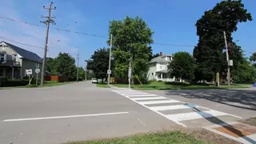
#> input picture backend/first_frame_new_upload.jpg, 256 x 144 px
$ python -i detector.py   (imports and definitions only)
#> lines starting #> are read from the running program, lines starting #| are printed output that depends on the picture
#> further down, picture is the input picture: shape (144, 256, 3); mean B, G, R 133.2, 124.7, 110.4
"""
High-Speed Object Detection Engine for Smart City Traffic & Crosswalk Analytics
Features Ultralytics YOLO with 640x640 letterbox scaling and computer vision contour fallback,
ensuring real-time 30+ FPS processing on both Edge GPUs and CPUs.
"""
import cv2
import numpy as np
import time
from typing import List, Dict, Any, Tuple

TARGET_CLASSES = [
    {"id": 0, "name": "pedestrian", "coco_id": 0, "color": (16, 185, 129)},
    {"id": 1, "name": "bicycle", "coco_id": 1, "color": (6, 182, 212)},
    {"id": 2, "name": "car", "coco_id": 2, "color": (59, 130, 246)},
    {"id": 3, "name": "motorcycle", "coco_id": 3, "color": (245, 158, 11)},
    {"id": 4, "name": "bus", "coco_id": 5, "color": (139, 92, 246)},
    {"id": 5, "name": "truck", "coco_id": 7, "color": (236, 72, 153)}
]

COCO_TO_TARGET = {
    0: "pedestrian",
    1: "bicycle",
    2: "car",
    3: "motorcycle",
    5: "bus",
    7: "truck"
}

class TrafficDetector:
    def __init__(self, model_name: str = "yolov8n.pt", confidence_thresh: float = 0.20):
#> called with model_name = 'yolov8n.pt', confidence_thresh = 0.2
        self.model_name = model_name
        self.confidence_thresh = confidence_thresh
        self.yolo = None
        self.bg_subtractor = None
        self.frame_idx = 0
        self._init_yolo()
#> (the call stopped at in _init_yolo, `self.yolo = YOLO(self.model_name)`: ultralytics is not available in this run)

    def _init_yolo(self):
        try:
            from ultralytics import YOLO
            self.yolo = YOLO(self.model_name)
            print(f"[Detector] Ultralytics YOLO '{self.model_name}' ready.")
        except Exception as e:
            print(f"[Detector] YOLO unavailable ({e}), initializing fallback mode.")
            self.yolo = None
            self.bg_subtractor = cv2.createBackgroundSubtractorMOG2(history=300, varThreshold=30, detectShadows=False)

    def detect(self, frame: np.ndarray) -> List[Dict[str, Any]]:
        self.frame_idx += 1
        h_orig, w_orig = frame.shape[:2]
#> h_orig = 144; w_orig = 256
        detections: List[Dict[str, Any]] = []

        # 1. Ultralytics YOLO inference (Primary high-accuracy detector)
        if self.yolo is not None:
            try:
                results = self.yolo(
                    frame,
                    imgsz=640,
                    classes=[0, 1, 2, 3, 5, 7],
                    conf=self.confidence_thresh,
                    verbose=False
                )
                if results and len(results) > 0:
                    for box in results[0].boxes:
                        cls_id = int(box.cls[0].item())
                        conf = float(box.conf[0].item())
                        xyxy = box.xyxy[0].tolist()
                        class_name = COCO_TO_TARGET.get(cls_id, "car")

                        # Reject degenerate / tiny boxes (e.g. noise less than 14x14 px)
                        bw = xyxy[2] - xyxy[0]
                        bh = xyxy[3] - xyxy[1]
                        if bw < 14 or bh < 14:
                            continue

                        detections.append({
                            "bbox": [round(c, 1) for c in xyxy],
                            "score": round(conf, 2),
                            "class_name": class_name
                        })

                # Always return YOLO detections (empty list if scene is clear - no fake objects)
                return detections
            except Exception as err:
                print(f"[Detector] YOLO inference error on frame {self.frame_idx}: {err}")
                return []

        # 2. Strict Fallback Mode (Only active if Ultralytics YOLO failed to load)
        if self.bg_subtractor is None:
            self.bg_subtractor = cv2.createBackgroundSubtractorMOG2(history=300, varThreshold=30, detectShadows=False)

        small = cv2.resize(frame, (640, 360))
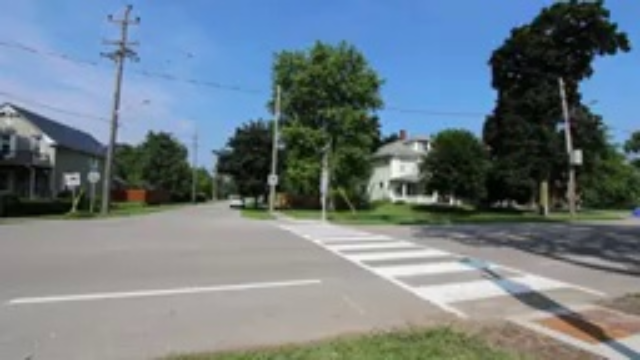
#> small: shape (360, 640, 3); mean B, G, R 133.1, 124.6, 110.3
        gray = cv2.cvtColor(small, cv2.COLOR_BGR2GRAY)
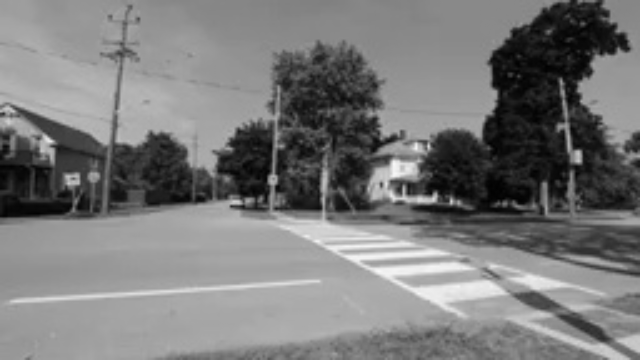
#> gray: shape (360, 640); min 1, max 248, mean 121.3
        fg_mask = self.bg_subtractor.apply(gray)
#> fg_mask: shape (360, 640); every value is 255

        kernel = cv2.getStructuringElement(cv2.MORPH_RECT, (5, 5))
        fg_mask = cv2.morphologyEx(fg_mask, cv2.MORPH_OPEN, kernel)
        fg_mask = cv2.dilate(fg_mask, kernel, iterations=2)

        contours, _ = cv2.findContours(fg_mask, cv2.RETR_EXTERNAL, cv2.CHAIN_APPROX_SIMPLE)
#> contours = [[[0, 0], [0, 359], [639, 359], [639, 0]]]
        scale_x = w_orig / 640.0
#> scale_x = 0.4
        scale_y = h_orig / 360.0
#> scale_y = 0.4

        for cnt in contours:
            area = cv2.contourArea(cnt)
            # Filter out leaves, tree branches, camera noise (must be substantial motion)
            if area < 1200 or area > 45000:
                continue

            x, y, w, h = cv2.boundingRect(cnt)
            if w < 24 or h < 24:
                continue

            rx1 = float(x * scale_x)
            ry1 = float(y * scale_y)
            rx2 = float((x + w) * scale_x)
            ry2 = float((y + h) * scale_y)
            rw = rx2 - rx1
            rh = ry2 - ry1
            aspect_ratio = float(rh) / max(rw, 1)

            # Classify by geometric aspect ratio
            if aspect_ratio >= 1.6 and rh < 220:
                class_name = "pedestrian"
                conf = 0.55
            elif 1.1 <= aspect_ratio < 1.6 and area < 2500:
                class_name = "bicycle"
                conf = 0.50
            elif (area * scale_x * scale_y) > 25000:
                class_name = "bus" if aspect_ratio > 1.3 else "truck"
                conf = 0.55
            else:
                class_name = "car"
                conf = 0.50

            detections.append({
                "bbox": [round(rx1, 1), round(ry1, 1), round(rx2, 1), round(ry2, 1)],
                "score": round(conf, 2),
                "class_name": class_name
            })
#> this loop made 1 pass
#> (cnt, area) on pass 1: ([[0, 0], [0, 359], [639, 359], [639, 0]], 229401)
#> after the loop, detections = []

        return detections

>>> import cv2
>>> picture = cv2.imread('../first_frame_new_upload.jpg')
>>> result = TrafficDetector().detect(picture)
#> result = []

$ run again, on backend/frame_1000.jpg
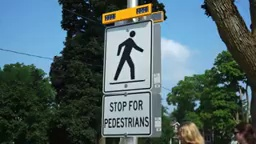
#> input picture backend/frame_1000.jpg, 256 x 144 px
#> picture is the input picture: shape (144, 256, 3); mean B, G, R 100.5, 98.6, 78.5
#> in detect, `small = cv2.resize(frame, (640, 360))`:
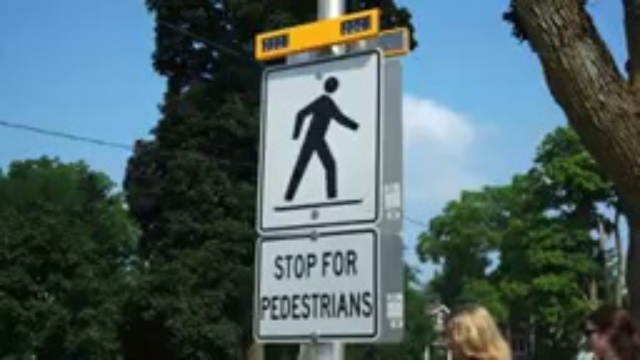
#> small: shape (360, 640, 3); mean B, G, R 100.4, 98.5, 78.4
#> in detect, `gray = cv2.cvtColor(small, cv2.COLOR_BGR2GRAY)`:
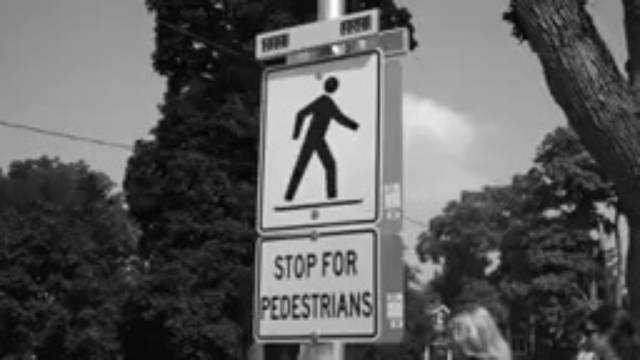
#> gray: shape (360, 640); min 3, max 253, mean 92.7
#> fg_mask: shape (360, 640); every value is 255
#> contours = [[[0, 0], [0, 359], [639, 359], [639, 0]]]
#> the loop in detect, `for cnt in contours:` made 1 pass
#> (cnt, area) on pass 1: ([[0, 0], [0, 359], [639, 359], [639, 0]], 229401)
#> after the loop in detect, `for cnt in contours:`: detections = []

$ run again, on backend/frame_1200.jpg
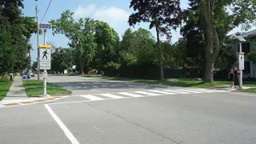
#> input picture backend/frame_1200.jpg, 256 x 144 px
#> picture is the input picture: shape (144, 256, 3); mean B, G, R 121.8, 128.4, 119.1
#> in detect, `small = cv2.resize(frame, (640, 360))`:
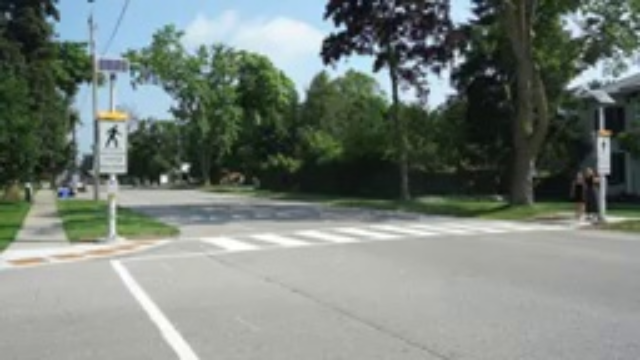
#> small: shape (360, 640, 3); mean B, G, R 121.7, 128.3, 119
#> in detect, `gray = cv2.cvtColor(small, cv2.COLOR_BGR2GRAY)`:
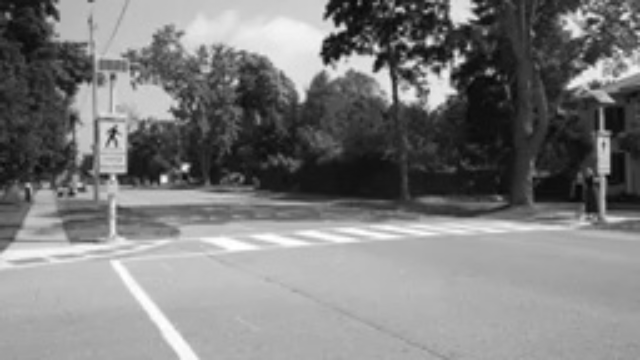
#> gray: shape (360, 640); min 4, max 255, mean 124.7
#> fg_mask: shape (360, 640); every value is 255
#> contours = [[[0, 0], [0, 359], [639, 359], [639, 0]]]
#> the loop in detect, `for cnt in contours:` made 1 pass
#> (cnt, area) on pass 1: ([[0, 0], [0, 359], [639, 359], [639, 0]], 229401)
#> after the loop in detect, `for cnt in contours:`: detections = []
